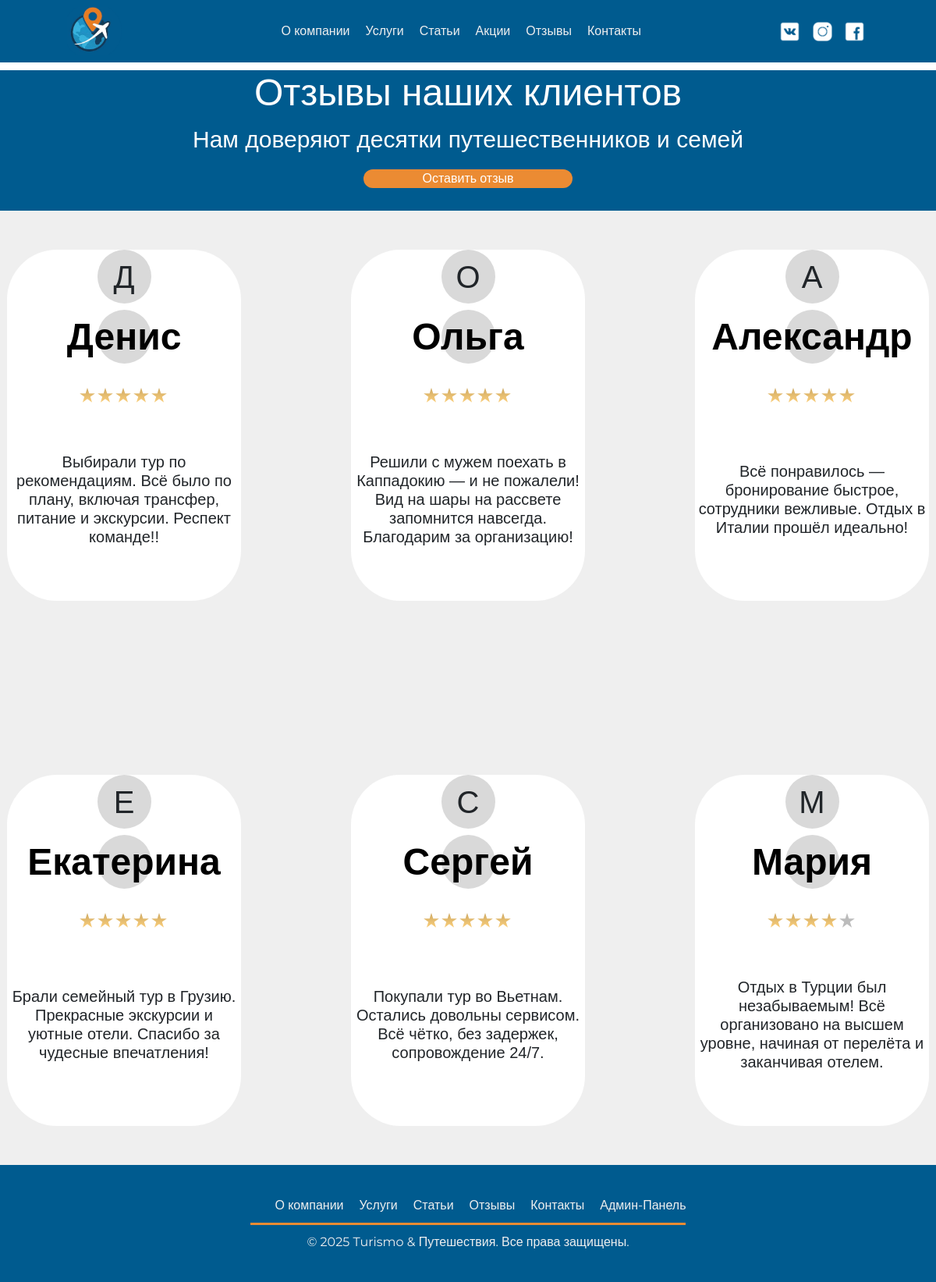
Before: /pages/reviews.php with the older database file.
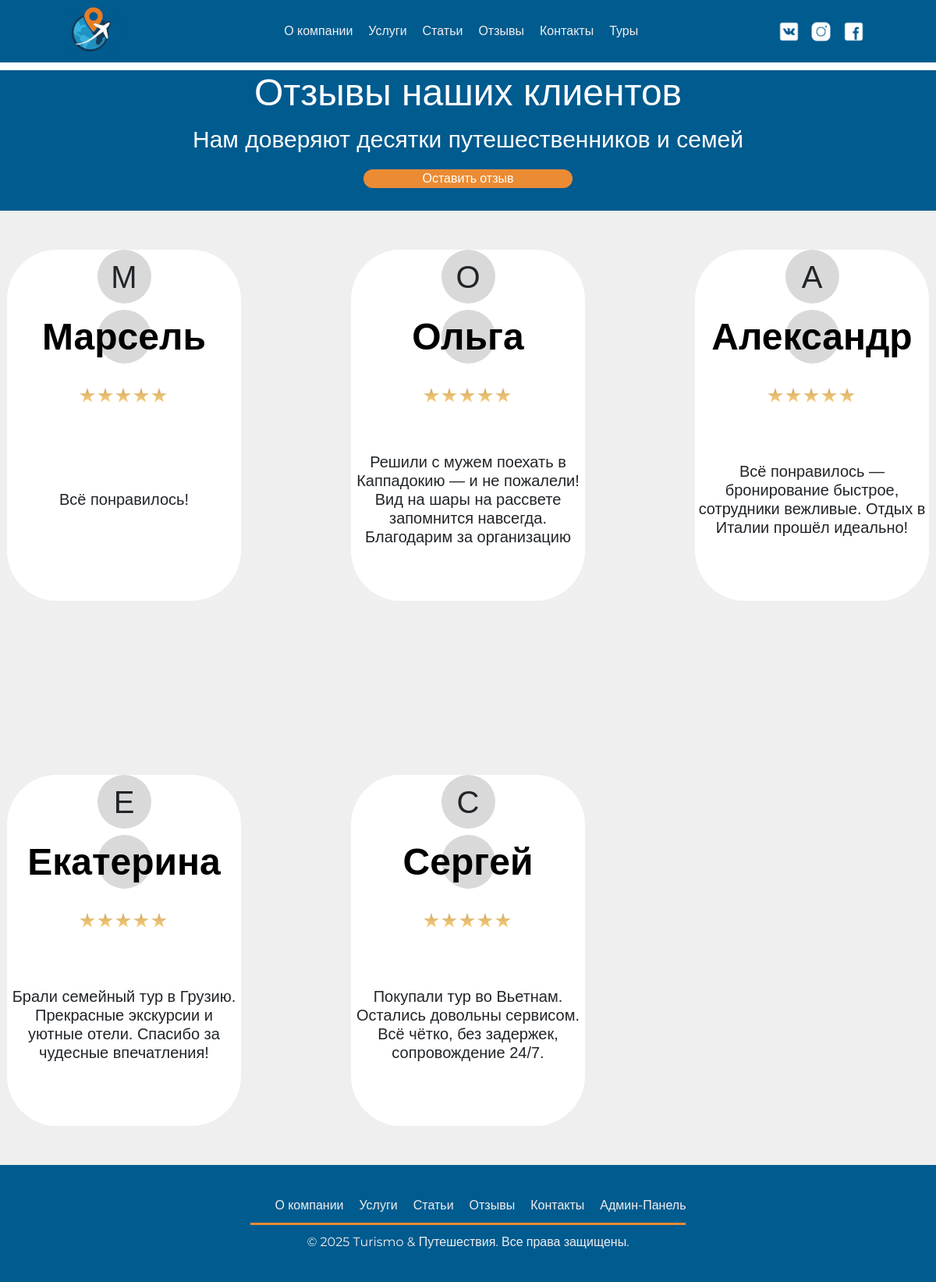
After: the same page with the newer database file.
### tables this page shows
CREATE TABLE `menu` (
  `id` int(11) NOT NULL,
  `name` varchar(45) NOT NULL,
  `url` varchar(50) NOT NULL
);

CREATE TABLE `reviews` (
  `ID` int(11) NOT NULL,
  `name` varchar(255) NOT NULL,
  `text` varchar(255) NOT NULL,
  `date` varchar(255) NOT NULL,
  `image` varchar(255) NOT NULL,
  `rating` varchar(255) NOT NULL
);

### function.php (called while the page is built, shortened)
<?php
    function connect(){
        $driver = 'mysql';
        $host = 'localhost';
        $db_name = 'gotourist';
        $db_user = 'root';
        $db_password = '';
        $charset = 'utf8mb4';
        try{
            return new PDO("$driver:host=$host;dbname=$db_name;charset=$charset", $db_user, $db_password);
        }catch(PDOException $e){
            die('Нет подключения к базе данных, Ошибка - ' . $e->getMessage());
        }
    }
     function getAllmenu() {
        return query("
            SELECT ID, name, url FROM menu
        ");
     }
    function query($sql, $params = []){
        $sth = connect();
        $sth = $sth->prepare($sql);
        $sth->execute($params);
        $result = $sth->fetchAll(PDO::FETCH_ASSOC);
        return $result;
    }

### pages/reviews.php (the view, shortened to what this page needs)
<?php require 'db.php';
$result = $conn->query("SELECT * FROM reviews ORDER BY id DESC LIMIT 10");
?>
<?php require_once ("../pages/template/header.php") ?>
<div class="content_reviews">
<div class="reviews_osnova">
<h1>Отзывы наших клиентов</h1>
<p>Нам доверяют десятки путешественников и семей</p>
<a href="">Оставить отзыв</a>
</div>
    <div class="feedback_02">
     <?php while($row = $result->fetch_assoc()): ?>
      <div class ="feedback_2">
        <div class = "feedback_real">
          <div class = "feedback_real_2">
            <h1 style="
            background-image:url(../assets/img/Ellipse1.svg);
            background-repeat:no-repeat;
            width:69px; height:69px;
            display:flex; justify-content:center; align-items:center;">
            <?php echo htmlspecialchars(mb_substr($row['name'], 0, 1, 'UTF-8')); ?>
            <h1 style="
            color:#000000; font-family: 'Fira Sans Condensed', sans-serif;font-weight: 600;font-style: normal;font-size: 48px; text-align:center;"><?php echo htmlspecialchars($row['name']); ?></h1>
                        <div style='margin-left:auto;margin-right:auto;text-align:center;margin-top:20px;'>
            <?php
            for ($i=1; $i<=5; $i++) {
            if ($i <= intval($row['rating'])) {
            echo "<img src='../assets/img/Star1.svg' style='width:20px;height:auto;margin-right:3px;' />";
            } else {
            echo "<img src='../assets/img/Star6.svg' style='width:20px;height:auto;margin-right:3px;' />";
    }
}
?></div>
</div>
            <h2 style="font-family: 'Fira Sans Condensed', sans-serif;font-weight: 500;font-style: normal;font-size: 20px; text-align:center;">
            <?php echo nl2br(htmlspecialchars($row['text'])); ?>
            </h2>
</div></div>
<?php endwhile; ?>
</div>
</div>
<?php require_once ("../pages/template/footer.php") ?>
</body>
</html>

### pages/template/header.php (shortened to what this page needs)
<?php require_once ($_SERVER['DOCUMENT_ROOT'] . '/function.php') ?>
<?php $menu = getAllMenu() ?>
<!DOCTYPE html>
<html lang="en">
<head>
    <link href="https://cdn.jsdelivr.net/npm/bootstrap@5.3.6/dist/css/bootstrap.min.css" rel="stylesheet">
     <link rel="stylesheet" href="../assets/css/template.css">
    <link rel="stylesheet" href="../assets/css/about.css">
    <link rel="stylesheet" href="../assets/css/articles.css">
    <link rel="stylesheet" href="../assets/css/catalog.css">
    <link rel="stylesheet" href="../assets/css/index.css">
    <link rel="stylesheet" href="../assets/css/reviews.css">
    <link rel="stylesheet" href="../assets/css/article.css">
    <link rel="stylesheet" href="../assets/css/discount.css">
    <link rel="stylesheet" href="../assets/css/contact.css">
    <link rel="stylesheet" href="https://cdnjs.cloudflare.com/ajax/libs/font-awesome/6.4.0/css/all.min.css">
</head>
<body>
    <div class="wrapper">
        <header class="header">
            <div class="header_logo">
                <a href="../index.php"><img src="../assets/img/logo.png" alt=""></a>
            </div>
            <div class="header_links">
                <ul class="header_menu">
                     <?php foreach($menu as $elem): ?>
                    <li><a href="<?php echo $elem['url'] ?>"><?php echo $elem['name'] ?></a></li>
                    <?php endforeach;?>
                </ul>
            </div>
            <div class="icon_links">
                <a href=""><img src="../assets/img/icon_vk.png" alt=""></a>
                <a href=""><img src="../assets/img/icon_insta.png" alt=""></a>
                <a href=""><img src="../assets/img/icon_face.png" alt=""></a>
            </div>
        </header>

### pages/template/footer.php
        <footer class="footer">
            <div class="footer_content">
                 <div class="footer_links">
                <ul class="footer_menu">
                   <li><a href="../../pages/about.php">О компании</a></li>
                    <li><a href="../../pages/catalog.php">Услуги</a></li>
                    <li><a href="../../pages/articles.php">Статьи</a></li>
                    <li><a href="../../pages/reviews.php">Отзывы</a></li>
                    <li><a href="../../pages/contacts.php">Контакты</a></li>
                    <li><a href="../../pages/admin.php">Админ-Панель</a></li>
                </ul>
            </div>
            <div class="line"></div>
            <p class="copyright">&copy 2025 Turismo & Путешествия. Все права защищены.</p>
            </div>
        </footer>
    </div>
</body>
</html>

### assets/css/template.css (style rules this page uses)
:root { --color-blue:#005B8F; --color-orange:#EB8B33; --color-white:#EFEFEF; --color-text-light: #A9A7A2; --color-text-gray: #777776; --color-light-blue:rgba(204, 223, 240, 0.507); --text-montserrat:"Montserrat", sans-serif; }
body { font-family: var(--text-montserrat); }
.header { background-color: var(--color-blue); display: flex; align-items: center; justify-content: space-around; height: 80px; }
.header_logo img { width:70px ; }
.header_menu { display: flex; list-style: none; color: var(--color-white); gap: 20px; margin: 0%; }
.header_menu a { text-decoration: none; color: var(--color-white); position: relative; }
.header_menu a:after { content: ''; position: absolute; bottom: -5px; left: 0; width: 0; height: 2px; background-color: var(--color-white); transition: width 0.3s ease; }
.icon_links img { width: 27px; margin-inline: 5px; transition-duration: 0.3s; }
.footer { background-color: var(--color-blue); height: 150px; display: flex; align-items: center; justify-content: center; }
.footer_links { display: flex; justify-content: center; }
.footer_menu { display: flex; list-style: none; color: var(--color-white); gap: 20px; margin-bottom: 10px; }
.footer_menu a { text-decoration: none; color: var(--color-white); transition-duration: 0.3s; }
.line { width: 100%; height: 3px; margin: 0% auto; background-color: var(--color-orange); margin-bottom: 10px; }
.copyright { color: var(--color-white); text-align: center; margin: 0%; }

### assets/css/reviews.css (style rules this page uses)
.reviews_osnova { display: flex; flex-direction: column; background-color: #005B8F; align-items: center; margin-top: 10px; height: 180px; }
.reviews_osnova h1 { color:#ffffff; font-family: 'Fira Sans Condensed', sans-serif; font-weight: 400; font-style: normal; font-size: 48px; text-align:center; }
.reviews_osnova p { color:#ffffff; font-family: 'Fira Sans Condensed', sans-serif; font-weight: 400; font-style: normal; font-size: 30px; text-align:center; }
.reviews_osnova a { background-color: #EB8B33; width: 268px; text-align: center; border-radius: 17px; color: #ffffff; text-decoration: none; }
.feedback_real { display:flex; flex-direction: column; width: 300px; height: 450px; background-color: #ffffff; border-radius: 64px; align-items: center; justify-content: space-between; }
.content_reviews { background-color: #EFEFEF; }
.feedback_02 { display: grid; grid-template-columns: repeat(3, 2fr); gap: 123px; justify-items: center; }
.feedback_real_2 { display: flex; flex-direction: column; align-items: center; }
.feedback_real_2 h1 { background-image:url(../assets/img/Ellipse1.svg); background-repeat:no-repeat; width:69px; height:69px; display:flex; justify-content:center; align-items:center; }
.feedback_2 { margin-top: 50px; margin-bottom: 50px; }

### assets/css/contact.css (style rules this page uses)
body { margin: 0; padding: 0; box-sizing: border-box; }

Changed rows visible on the page:
removed menu: name "Акции"
removed reviews: name "Д", name "Денис", rating "5" (drawn), text "Выбирали тур по рекомендациям. Всё было по плану, включая трансфер, питание и экскурсии. Респект команде!!"
removed reviews: name "М", name "Мария", rating "4" (drawn), text "Отдых в Турции был незабываемым! Всё организовано на высшем уровне, начиная от перелёта и заканчивая отелем."
added menu: name "Туры"
added reviews: name "М", name "Марсель", rating "5" (drawn), text "Всё понравилось!"
changed reviews "Ольга": text "Решили с мужем поехать в Каппадокию — и не пожалели! Вид на шары на рассвете запомнится навсегда. Благодарим за организацию!" → "Решили с мужем поехать в Каппадокию — и не пожалели! Вид на шары на рассвете запомнится навсегда. Благодарим за организацию"
